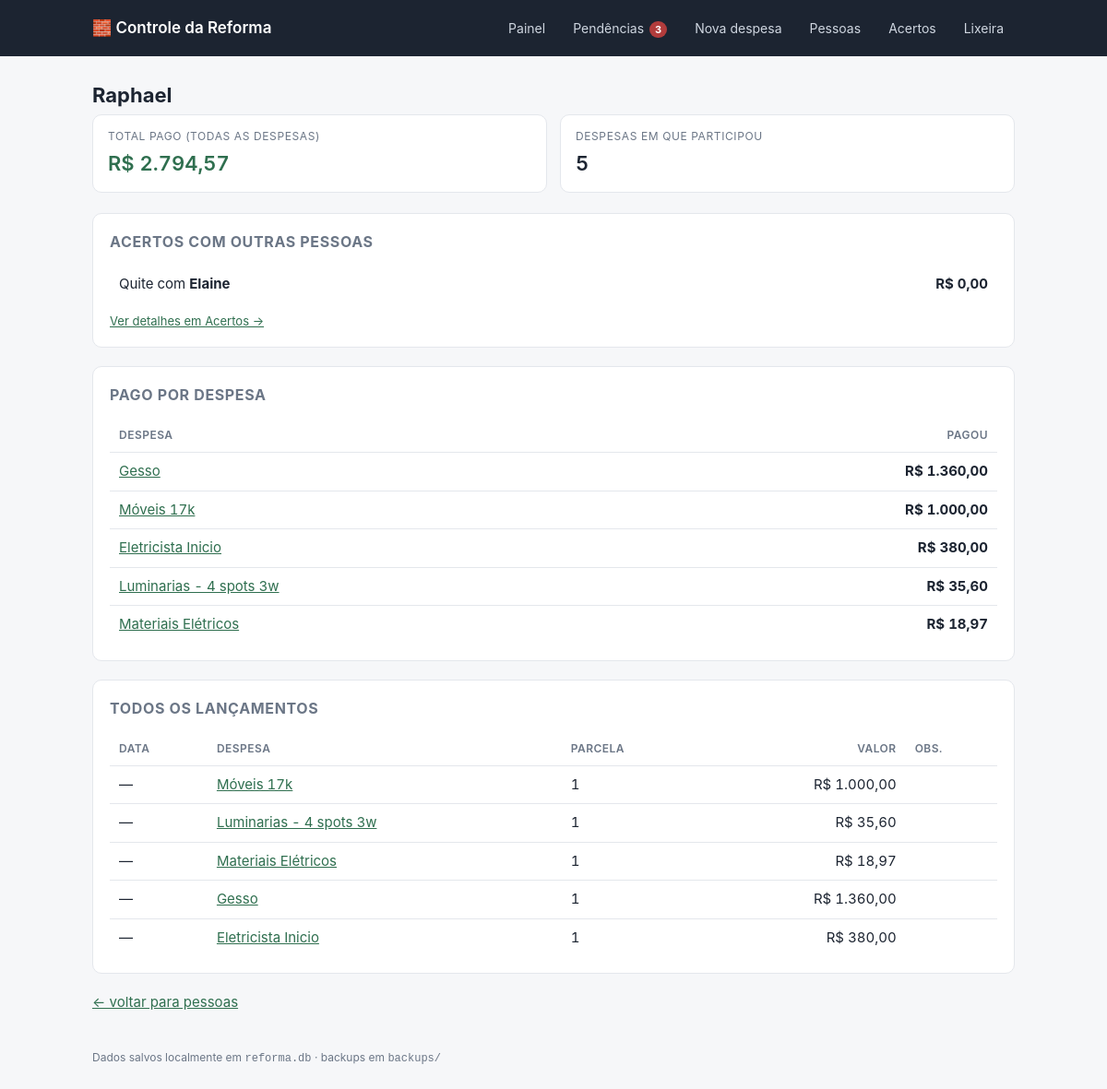
/pessoas/1, run on the app's committed database.
### tables this page shows
CREATE TABLE pessoa (
    id      INTEGER PRIMARY KEY AUTOINCREMENT,
    nome    TEXT NOT NULL UNIQUE,
    ativo   INTEGER NOT NULL DEFAULT 1
);

CREATE TABLE despesa (
    id            INTEGER PRIMARY KEY AUTOINCREMENT,
    nome          TEXT NOT NULL,
    categoria     TEXT,
    observacao    TEXT,
    valor_total   INTEGER NOT NULL,          -- centavos
    qtd_parcelas  INTEGER NOT NULL,
    criado_em     TEXT NOT NULL DEFAULT (datetime('now','localtime'))
, excluido_em TEXT, pagador_id INTEGER REFERENCES pessoa(id));

CREATE TABLE pagamento (
    id          INTEGER PRIMARY KEY AUTOINCREMENT,
    parcela_id  INTEGER NOT NULL REFERENCES parcela(id) ON DELETE CASCADE,
    pessoa_id   INTEGER NOT NULL REFERENCES pessoa(id),
    valor       INTEGER NOT NULL,            -- centavos
    data        TEXT,                        -- YYYY-MM-DD (opcional)
    observacao  TEXT,
    criado_em   TEXT NOT NULL DEFAULT (datetime('now','localtime'))
);

CREATE TABLE parcela (
    id          INTEGER PRIMARY KEY AUTOINCREMENT,
    despesa_id  INTEGER NOT NULL REFERENCES despesa(id) ON DELETE CASCADE,
    numero      INTEGER NOT NULL,
    valor       INTEGER NOT NULL,            -- centavos
    vencimento  TEXT,                        -- YYYY-MM-DD (opcional)
    UNIQUE (despesa_id, numero)
);

### app.py (the view)
@app.route("/pessoas/<int:pessoa_id>")
def detalhe_pessoa(pessoa_id):
    pessoa, por_despesa, lancamentos, total = db.extrato_pessoa(pessoa_id)
    if not pessoa:
        flash("Pessoa não encontrada.", "erro")
        return redirect(url_for("pessoas"))
    return render_template(
        "pessoa.html",
        pessoa=pessoa,
        por_despesa=por_despesa,
        lancamentos=lancamentos,
        total=total,
        saldos=db.saldos_entre_pessoas(pessoa_id),
    )

### app.py (called while the page is built)
def brl(centavos):
    if centavos is None:
        centavos = 0
    sinal = "-" if centavos < 0 else ""
    centavos = abs(int(centavos))
    inteiro, cents = divmod(centavos, 100)
    return f"{sinal}R$ {inteiro:,.0f}".replace(",", ".") + f",{cents:02d}"

def data_br(iso):
    if not iso:
        return "—"
    partes = str(iso)[:10].split("-")
    return "/".join(reversed(partes)) if len(partes) == 3 else iso

@app.after_request
def backup_apos_alteracao(response):
    if request.method == "POST":
        try:
            backup.fazer_backup()
        except Exception as e:  # backup nunca pode derrubar o app
            print(f"[backup] falhou: {e}")
    return response

def calcular_pendencias():
    hoje = date.today()
    grupos = {"vencidas": [], "proximas": [], "futuras": []}
    for pc in db.parcelas_pendentes():
        try:
            dias = (date.fromisoformat(pc["vencimento"]) - hoje).days
        except ValueError:
            continue
        item = dict(pc, dias=dias, falta=pc["valor"] - pc["pago"])
        if dias < 0:
            grupos["vencidas"].append(item)
        elif dias <= DIAS_AVISO:
            grupos["proximas"].append(item)
        else:
            grupos["futuras"].append(item)
    return grupos

@app.context_processor
def inject_globals():
    pend = calcular_pendencias()
    acertos_pendentes = [s for s in db.saldos_entre_pessoas() if s["valor"] > 0]
    return {
        "pessoas_ativas": db.listar_pessoas(somente_ativas=True),
        "hoje": date.today().isoformat(),
        "pend": pend,
        "acertos_pendentes": acertos_pendentes,
        "dias_aviso": DIAS_AVISO,
        "qtd_pendencias": len(pend["vencidas"]) + len(pend["proximas"]) + len(acertos_pendentes),
    }

### db.py (called while the page is built)
def connect():
    conn = sqlite3.connect(DB_PATH)
    conn.row_factory = sqlite3.Row
    conn.execute("PRAGMA foreign_keys = ON")
    return conn

@contextmanager
def get_db():
    conn = connect()
    try:
        yield conn
        conn.commit()
    except Exception:
        conn.rollback()
        raise
    finally:
        conn.close()

def listar_pessoas(somente_ativas=False):
    with get_db() as conn:
        sql = "SELECT * FROM pessoa"
        if somente_ativas:
            sql += " WHERE ativo = 1"
        sql += " ORDER BY nome COLLATE NOCASE"
        return conn.execute(sql).fetchall()

### templates/pessoa.html (shortened to what this page needs)
{% extends "base.html" %}
{% block conteudo %}
<h1>{{ pessoa.nome }}</h1>
<div class="grid-cards">
  <div class="stat verde">
    <div class="rotulo">Total pago (todas as despesas)</div>
    <div class="valor">{{ total|brl }}</div>
  </div>
  <div class="stat">
    <div class="rotulo">Despesas em que participou</div>
    <div class="valor">{{ por_despesa|length }}</div>
  </div>
</div>
{% if saldos %}
<div class="card">
  <h2>Acertos com outras pessoas</h2>
  <table>
    <tbody>
      {% for s in saldos %}
      <tr>
        <td>
          {% if s.valor == 0 %}Quite com <strong>{{ s.credor if s.devedor_id == pessoa.id else s.devedor }}</strong>
          {% else %}<strong>{{ s.devedor }}</strong> deve para <strong>{{ s.credor }}</strong>{% endif %}
        </td>
        <td class="num"><strong>{{ s.valor|brl }}</strong></td>
      </tr>
      {% endfor %}
    </tbody>
  </table>
  <p class="pequeno" style="margin:10px 0 0"><a href="{{ url_for('acertos') }}">Ver detalhes em Acertos →</a></p>
</div>
{% endif %}
<div class="card">
  <h2>Pago por despesa</h2>
  {% if por_despesa %}
  <table>
    <thead><tr><th>Despesa</th><th class="num">Pagou</th></tr></thead>
    <tbody>
      {% for d in por_despesa %}
      <tr>
        <td><a href="{{ url_for('detalhe_despesa', despesa_id=d.id) }}">{{ d.nome }}</a></td>
        <td class="num"><strong>{{ d.total|brl }}</strong></td>
      </tr>
      {% endfor %}
    </tbody>
  </table>
  {% else %}<p class="vazio">Nenhum pagamento lançado para esta pessoa.</p>{% endif %}
</div>
<div class="card">
  <h2>Todos os lançamentos</h2>
  {% if lancamentos %}
  <div class="tabela-scroll">
  <table>
    <thead><tr><th>Data</th><th>Despesa</th><th>Parcela</th><th class="num">Valor</th><th>Obs.</th></tr></thead>
    <tbody>
      {% for l in lancamentos %}
      <tr>
        <td>{{ l.data|data_br }}</td>
        <td><a href="{{ url_for('detalhe_despesa', despesa_id=l.despesa_id) }}">{{ l.despesa }}</a></td>
        <td>{{ l.parcela_numero }}</td>
        <td class="num">{{ l.valor|brl }}</td>
        <td class="pequeno suave">{{ l.observacao or '' }}</td>
      </tr>
      {% endfor %}
    </tbody>
  </table>
  </div>
  {% else %}<p class="vazio">Sem lançamentos.</p>{% endif %}
</div>
<p><a href="{{ url_for('pessoas') }}">← voltar para pessoas</a></p>
{% endblock %}

### static/style.css (style rules this page uses)
:root { --bg: #f6f7f9; --card: #ffffff; --linha: #e4e7ec; --texto: #1c2431; --suave: #6b7686; --acento: #2f6f4f; --acento-claro: #e8f3ec; --alerta: #b23c3c; --alerta-claro: #fdecec; --aviso: #a5741a; --aviso-claro: #fdf4e3; --raio: 10px; }
* { box-sizing: border-box; }
body { margin: 0; background: var(--bg); color: var(--texto); font: 15px/1.5 -apple-system, BlinkMacSystemFont, "Segoe UI", Roboto, Helvetica, Arial, sans-serif; }
h1 { font-size: 22px; margin: 0 0 4px; }
h2 { font-size: 16px; margin: 0 0 14px; text-transform: uppercase; letter-spacing: .04em; color: var(--suave); }
a { color: var(--acento); }
.card { background: var(--card); border: 1px solid var(--linha); border-radius: var(--raio); padding: 18px; margin-bottom: 20px; }
.grid-cards { display: grid; grid-template-columns: repeat(auto-fit, minmax(180px, 1fr)); gap: 14px; margin-bottom: 22px; }
.stat { background: var(--card); border: 1px solid var(--linha); border-radius: var(--raio); padding: 14px 16px; }
.stat .rotulo { font-size: 12px; text-transform: uppercase; letter-spacing: .05em; color: var(--suave); }
.stat .valor { font-size: 22px; font-weight: 600; margin-top: 4px; font-variant-numeric: tabular-nums; }
.stat.verde .valor { color: var(--acento); }
table { width: 100%; border-collapse: collapse; font-variant-numeric: tabular-nums; }
th, td { padding: 9px 10px; text-align: left; border-bottom: 1px solid var(--linha); vertical-align: middle; }
th { font-size: 12px; text-transform: uppercase; letter-spacing: .04em; color: var(--suave); font-weight: 600; }
td.num, th.num { text-align: right; }
tr:last-child td { border-bottom: none; }
.tabela-scroll { overflow-x: auto; }
.suave { color: var(--suave); }
.pequeno { font-size: 13px; }

### data on the page
pessoa: nome "Raphael"
pessoa: nome "Elaine"
despesa: nome "Gesso", total|brl "R$ 1.360,00"
despesa: nome "Móveis 17k", total|brl "R$ 1.000,00"
despesa: nome "Eletricista Inicio", total|brl "R$ 380,00"
despesa: nome "Luminarias - 4 spots 3w", total|brl "R$ 35,60"
despesa: nome "Materiais Elétricos", total|brl "R$ 18,97"
pagamento: data|data_br "—", despesa "Móveis 17k", parcela_numero "1", valor|brl "R$ 1.000,00"
pagamento: data|data_br "—", despesa "Luminarias - 4 spots 3w", parcela_numero "1", valor|brl "R$ 35,60"
pagamento: data|data_br "—", despesa "Materiais Elétricos", parcela_numero "1", valor|brl "R$ 18,97"
pagamento: data|data_br "—", despesa "Gesso", parcela_numero "1", valor|brl "R$ 1.360,00"
pagamento: data|data_br "—", despesa "Eletricista Inicio", parcela_numero "1", valor|brl "R$ 380,00"

### other printed values
{{ qtd_pendencias }} "3"
{{ total|brl }} "R$ 2.794,57"
{{ por_despesa|length }} "5"
{{ s.valor|brl }} "R$ 0,00"
